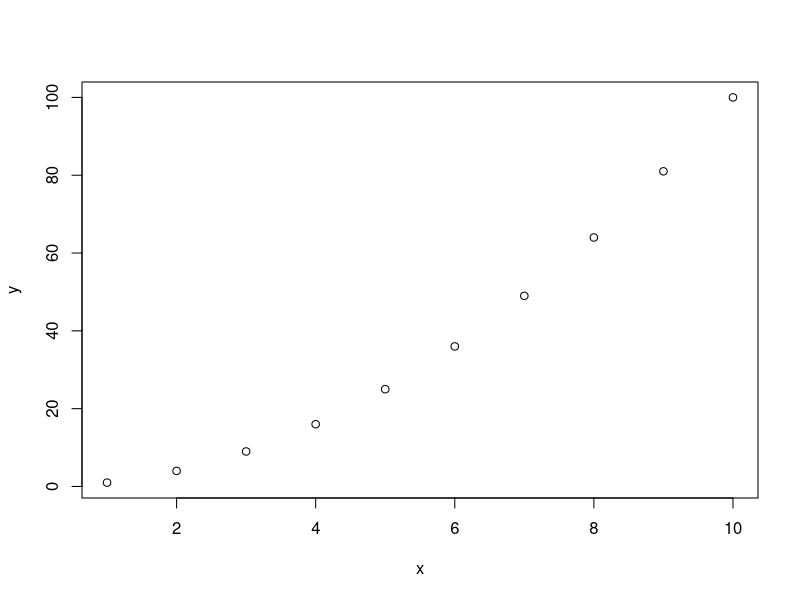
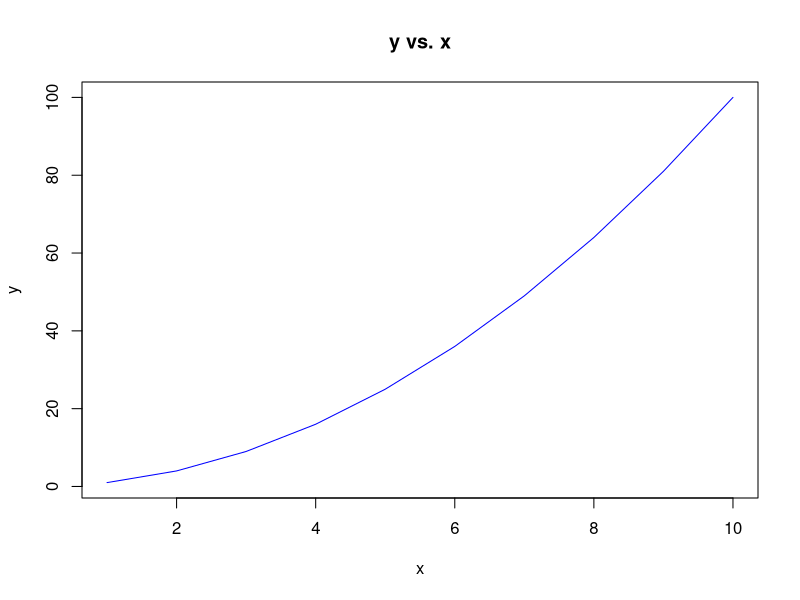

These charts were generated, in order, by the following R code: (Note: this script raises an error after producing the figures.)
# Before we start:
# ================
# * Participation is super important in this course
#   because it's the main way to get help -- and the main way
#   I'll know if you all are following what's going on!
#
# * Show your work (your code is your work). That's what you'll be evaluated on
#
# * Don't copy code. If you use another person/resource for an idea, cite it.
#
# * Label your plots and axes!
#
# * Recommended style guide: <http://adv-r.had.co.nz/Style.html>.


# Setup
# =====
# Download and install:
#
# * R <www.r-project.org>
#
# * RStudio <www.rstudio.com> 


#Making your first plot

# store x as 1 through 10
x  =  1:10

# store y as x squared
y  =  x^2

# very simple plot of y against x 
plot(y ~ x)

# more sophisticated plot with blue line and points
plot(y ~ x, type = "l", col = "blue", main = "y vs. x")

#check out the arguments
?plot


#what happens when I try to do something weird?
z  =  -3
sqrt(z)

#sneak peek: data.frames
df = data.frame(x, y)
df

### Installing Packages
#ex: running a function that is not in any package currently downloaded in your R session

#say I wanted to start a "ggplot":
ggplot(df)

#First, let's install the package ggplot2
install.packages("ggplot2")
?ggplot

#note - the above could not find the function ggplot

??ggplot2

#the above shows that the ergm function is available in the
# ergm package (which means that I've installed it before)

#so, I just need to load that package to my current R session
# for this, I can use library() or require()
library(ggplot2)

#don't worry about the syntax of ggplot2 yet (future lesson). 
#it's just an example to show you how to download new packages
ggplot(data = df, aes(x = x, y = y)) + 
  geom_line() + 
  geom_point() + 
  ggtitle("y vs. x")
  


#Examples of clearing environment

#clear just x
rm(x)

#ls: looks at everything
ls()

#clear everything
rm(list = ls())

#now what will ls() return?
ls()

#clear the console
cat("\014")
